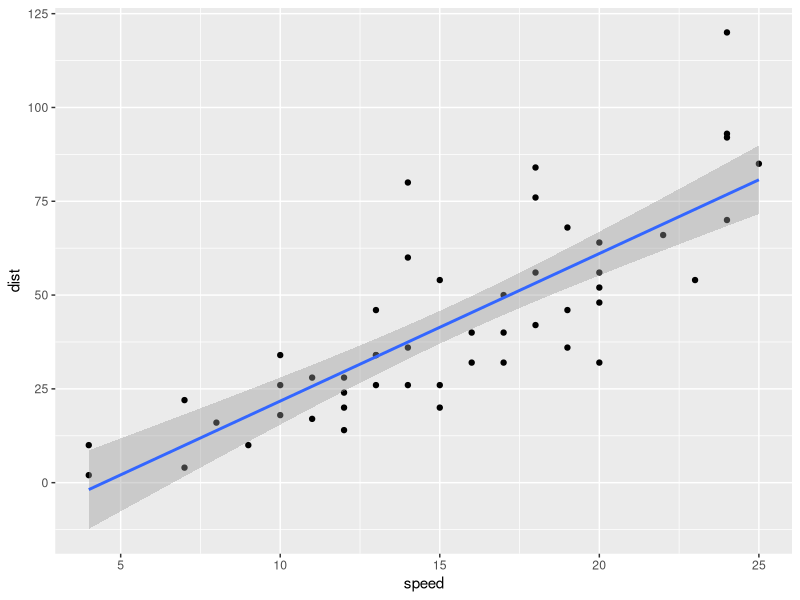

Source code (R):
## ---- chunk 1

library(tidyverse)
data(cars)
cars %>% 
    ggplot(aes(speed, dist)) + 
    geom_point() + 
    geom_smooth(method="lm")
